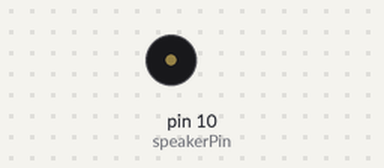
Bench run of a sketch on a simulated Arduino Uno, built with avr-gcc and run on an emulated ATmega328P. Parts: buzzer (waves = sounding). What the sketch prints to the serial monitor is not drawn.

Above: at 0.1 s.
At 6.4 s:
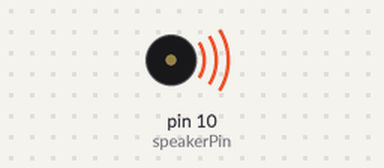
Timing chart, 0 to 8.1 s (numbered marks = the images above):
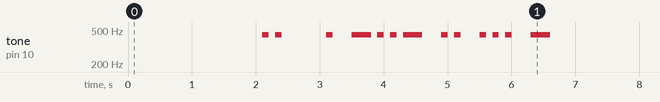

The sketch:

string_to_char_to_int_to_morse3.ino
```cpp
String str = "i exist";
#define buffer_length 13
char charBuf[buffer_length];
int intBuf[buffer_length];

//set the speakerpin and tonal qualities of our morse-sounds
#define speakerPin 10
#define pitch 440
#define bpm 100
///long bpmdelay = 0;

//Within international morse code the maximum length of a character is 5 'notes'
//The last note of a character is a stop symbol -> therefore length + 1
#define character_length 6
String alphabet_substr; //get the di's and dah's from the alphabet_strings.

String alphabet[] = {
  "300003",   //nothing (void)
  "123003",   //a
  "211133",   //b
  "212133",   //c
  "211303",   //d
  "130003",   //e
  "112133",   //f
  "221303",   //g
  "111133",   //h
  "113003",   //i
  "122233",   //j
  "212303",   //k
  "121133",   //l
  "223003",   //m
  "213003",   //n
  "222303",   //o
  "122133",   //p
  "221233",   //q
  "121303",   //r
  "111303",   //s
  "230003",   //t
  "112303",   //u
  "111233",   //v
  "122303",   //w
  "211233",   //x
  "212233",   //y
  "221133",   //z
};

//char to int ASCII conversion (to make sure it matches up with alphabet[])
#define ASCIIconv 96
//skip if it is this number for it is a space bar
#define space_char 32


void setup() {
  // put your setup code here, to run once:
  Serial.begin(9600);
  delay(2000);

  string_to_char();
  char_to_int();
  int_to_morse();

}

void loop() {
  // put your main code here, to run repeatedly:

}

void string_to_char() {

  str.toCharArray(charBuf, buffer_length);

  for (int i = 0; i < buffer_length; i++) {
    Serial.print(charBuf[i]);
    Serial.print("\t");
  }
  Serial.println();
  Serial.println();
  delay(100);

}


void char_to_int() {
  //a char to a ASCII = 97 -> a==0

  for (int i = 0; i < buffer_length; i++) {
    intBuf[i] = (int)charBuf[i];
    Serial.print(intBuf[i]);
    Serial.print("\t");
  }
  Serial.println();
  Serial.println();

}


void int_to_morse() {

  for (int i = 0; i < buffer_length; i++) {
    //0 is end of the sentence
    if (intBuf[i] == 0) {
      Serial.print(" || ");
      break;
    }
    if (intBuf[i] == space_char) {
      Serial.print(" / ");
      silence(4);
    }
    else {
      Serial.print(".");
      Serial.print(intBuf[i] - ASCIIconv);
      morse_to_sound((intBuf[i] - ASCIIconv));
    }
  }

}


void morse_to_sound(int q) {

  //run through the digits of a character within the morse alphabet
  for (int i = 0; i < character_length; i++) {
    int y;
    alphabet_substr = alphabet[q].substring(i, i + 1);  //get the digit
    y = alphabet_substr.toInt(); //store the digit into an int for comparision.

    /* WHAT y MEANS:
     * 0 = _ (single silence)
     * 1 = di (1 time note)
     * 2 = daaah (3 times the length of di)
     * 3 = end of character (2 times silence)
     * 4 = end of word (3 times silence)
     */


    if (y == 3) {
      //end of the current character
      silence(2);
      break;
    }

    if (y == 1) {
      di();
      silence(1);
    }

    if (y == 2) {
      dah();
      silence(1);
    }

  }
}


void di() {
  //play a short pulse

    tone(speakerPin,pitch);
  delay(bpm);
}

void dah() {
  //play a long pulse


    tone(speakerPin,pitch);
  delay(bpm*3);
}

void silence(int i) {
  //wait a while.
  //play a short pulse


    noTone(speakerPin);
  delay(bpm*i);
}
```
